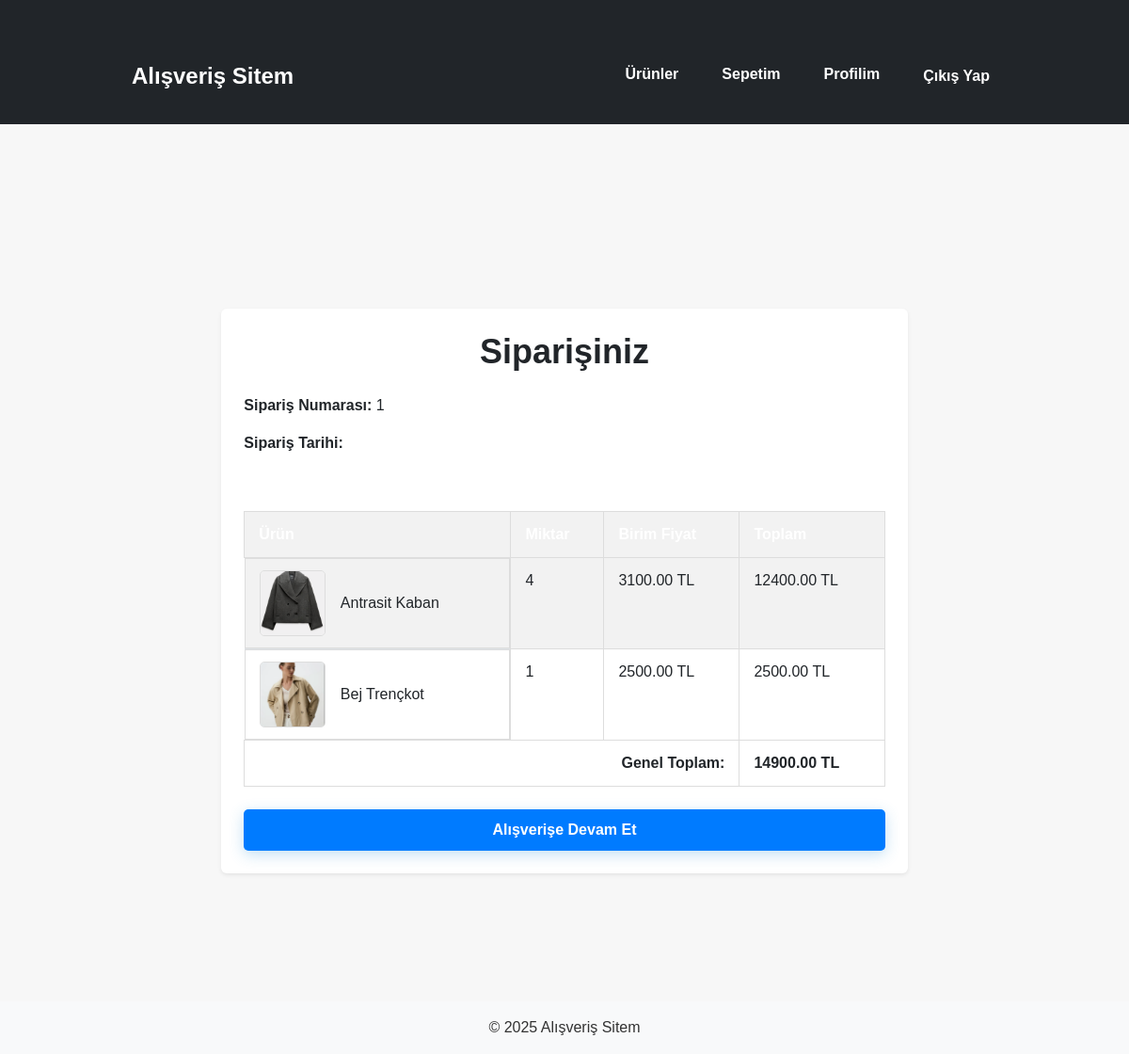
/orders/1/ (signed in), run on the app's committed database.
### orders/models.py (models this page shows, shortened)
class Order(models.Model):
    user = models.ForeignKey(User, on_delete=models.CASCADE, null=True, blank=True)
    first_name = models.CharField(max_length=50)
    last_name = models.CharField(max_length=50)
    email = models.EmailField()
    city = models.CharField(max_length=100)
    address = models.CharField(max_length=250)
    created = models.DateTimeField(auto_now_add=True)
    updated = models.DateTimeField(auto_now=True)
    paid = models.BooleanField(default=False)
    class Meta:
        ordering = ('-created',)
    def get_total_cost(self):
        return sum(item.get_total_price() for item in self.items.all())

class OrderItem(models.Model):
    order = models.ForeignKey(Order, related_name='items', on_delete=models.CASCADE)
    product = models.ForeignKey(Product, related_name='order_items', on_delete=models.CASCADE)
    price = models.DecimalField(max_digits=10, decimal_places=2)
    quantity = models.PositiveIntegerField(default=1)
    def get_total_price(self):
        return self.price * self.quantity

### products/models.py (models this page shows, shortened)
class Product(models.Model):
    category = models.ForeignKey(Category, related_name='products', on_delete=models.CASCADE)
    name = models.CharField(max_length=200)
    slug = models.SlugField(max_length=200, blank=True, null=True)
    image = models.ImageField(upload_to='products/%Y/%m/%d', blank=True)
    description = models.TextField(blank=True)
    price = models.DecimalField(max_digits=10, decimal_places=2)
    stock = models.PositiveIntegerField()
    available = models.BooleanField(default=True)
    created = models.DateTimeField(auto_now_add=True)
    updated = models.DateTimeField(auto_now=True)
    class Meta:
      ordering = ('name',)
      indexes = [
        models.Index(fields=['id', 'slug']),
    ]

### orders/views.py (the view)
# urls.py: path('<int:order_id>/', views.order_detail, name='order_detail'),
@login_required
def order_detail(request, order_id):
    order = get_object_or_404(Order, pk=order_id, user=request.user)
    context = {
        'order': order,
    }
    return render(request, 'orders/order_detail.html', context)

### orders/templates/orders/order_detail.html (shortened to what this page needs)
{% extends "base.html" %}
{% load static %}
{% block content %}
<div class="container my-5">
    <div class="row">
        <div class="col-md-10 mx-auto">
            <div class="card p-4 shadow-sm">
                <h1 class="card-title text-center mb-4">Siparişiniz</h1>
                <div class="order-details-summary mb-4">
                    <p><strong>Sipariş Numarası:</strong> {{ order.pk }}</p>
                    <p><strong>Sipariş Tarihi:</strong> {{ order.created_at|date:"d M Y H:i" }}</p>
                </div>
                <table class="table table-bordered table-striped">
                    <thead class="table-dark">
                        <tr>
                            <th>Ürün</th>
                            <th>Miktar</th>
                            <th>Birim Fiyat</th>
                            <th>Toplam</th>
                        </tr>
                    </thead>
                    <tbody>
                        {% for item in order.items.all %}
                        <tr>
                            <td class="d-flex align-items-center">
    {% if item.product.image %}
        <img src="{{ item.product.image.url }}" alt="{{ item.product.name }}" class="order-item-image me-3">
    {% endif %}
    <a href="{% url 'products:product_detail' item.product.pk %}" class="text-decoration-none text-dark">
        {{ item.product.name }}
    </a>
</td>
                            <td>{{ item.quantity }}</td>
                            <td>{{ item.price|floatformat:2 }} TL</td>
                            <td>{{ item.get_total_price|floatformat:2 }} TL</td>
                        </tr>
                        {% endfor %}
                    </tbody>
                    <tfoot>
                        <tr>
                            <td colspan="3" class="text-end"><strong>Genel Toplam:</strong></td>
                            <td class="fw-bold">{{ order.get_total_cost|floatformat:2 }} TL</td>
                        </tr>
                    </tfoot>
                </table>
                <a href="{% url 'products:product_list' %}" class="btn btn-primary mt-4 d-block">Alışverişe Devam Et</a>
            </div>
        </div>
    </div>
</div>
{% endblock %}

### static/css/style.css (style rules this page uses)
body { font-family: Arial, sans-serif; margin: 0; padding: 0; background-color: #f7f7f7; color: #333; }
h1 { font-size: 2.5rem; color: #333; text-align: center; margin-bottom: 2rem; font-weight: 300; }
.order-item-image { width: 60px; height: auto; border-radius: 4px; border: 1px solid #ddd; }
.btn { padding: 12px 25px; border-radius: 8px; font-size: 1.05rem; font-weight: bold; cursor: pointer; transition: all 0.3s ease; border: none; display: inline-block; text-decoration: none; }
.btn-primary { background-color: #3498db; color: #fff; box-shadow: 0 4px 15px rgba(52, 152, 219, 0.3); }
.container { max-width: 960px; margin: 0 auto; padding: 20px; }
h1, h2 { font-family: Arial, sans-serif; color: #333; margin-bottom: 20px; text-align: center; }
.table { width: 100%; border-collapse: collapse; margin-top: 20px; font-family: Arial, sans-serif; }
.table th, .table td { padding: 12px 15px; border: 1px solid #ddd; text-align: left; }
.table thead th { background-color: #f2f2f2; font-weight: bold; }
.btn { padding: 10px 20px; font-size: 16px; border-radius: 5px; text-decoration: none; }
.btn-primary { background-color: #007bff; border-color: #007bff; font-weight: 600; transition: background-color 0.3s ease; }
.container { padding-top: 50px; }
.order-item-image { width: 70px; height: 70px; object-fit: cover; border-radius: 5px; }
.table { margin-bottom: 0; }
.card.shadow-sm { border: none; box-shadow: 0 0.5rem 1rem rgba(0, 0, 0, 0.05); }
.card-title { font-size: 2.25rem; font-weight: 600; }

### data on the page
Order: pk "1", get_total_cost "14900.00"
OrderItem: product.image (picture), product.name "Antrasit Kaban", quantity "4", price "3100.00", get_total_price "12400.00"
OrderItem: product.image (picture), product.name "Bej Trençkot", quantity "1", price "2500.00", get_total_price "2500.00"
